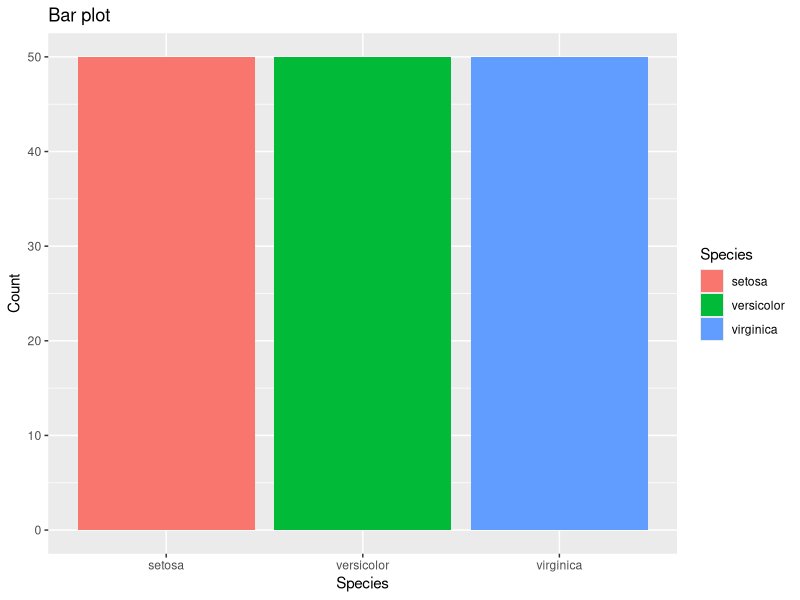
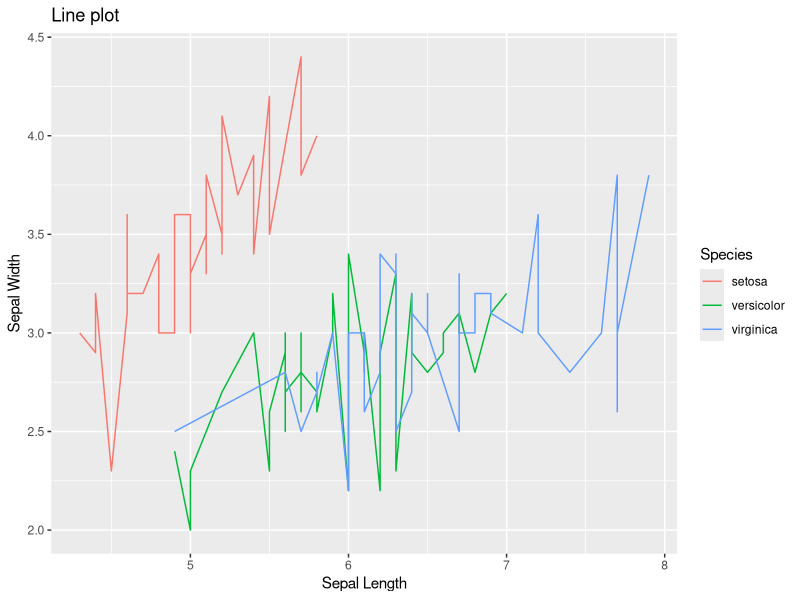
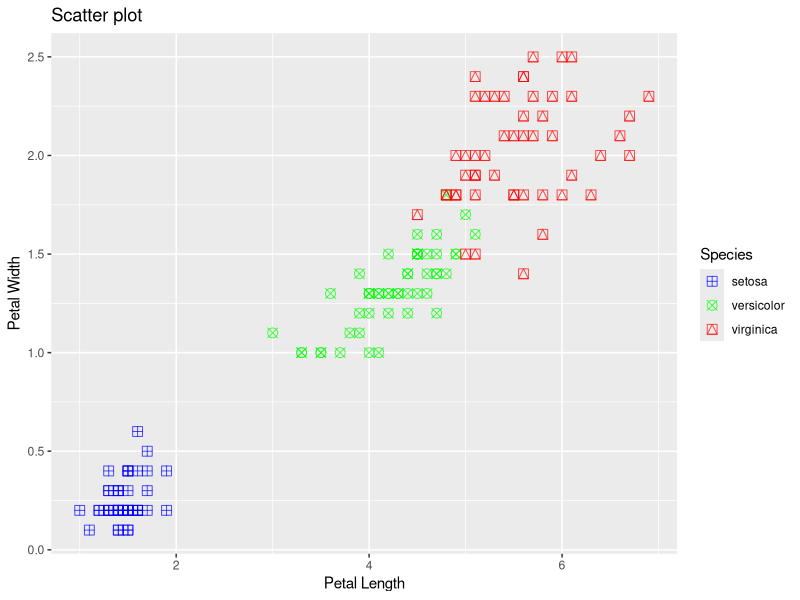

The R script that drew these images, in order:
# 7. Using the in-build Iris dataset and ggplot2 package, write an R program to create
# Scatter plot, Line graph and Bar plot with chart titles and axis titles.

library(ggplot2)
data(iris)

ggplot(iris,aes(x=Species,fill=Species))+geom_bar()+labs(title="Bar plot",x="Species",y="Count")+theme(legend.position = "right")

ggplot(iris,aes(x=Sepal.Length,y=Sepal.Width,color=Species))+geom_line()+labs(title ="Line plot",x="Sepal Length",y="Sepal Width")

ggplot(iris,aes(x=Petal.Length,y=Petal.Width,color=Species,shape=Species))+geom_point(size=3,alpha=0.7)+labs(title = "Scatter plot",x="Petal Length",y="Petal Width")+scale_color_manual(values=c("setosa"="blue","versicolor"="green","virginica"="red"))+scale_shape_manual(values = c("setosa"=12,"versicolor"=13,"virginica"=14))
